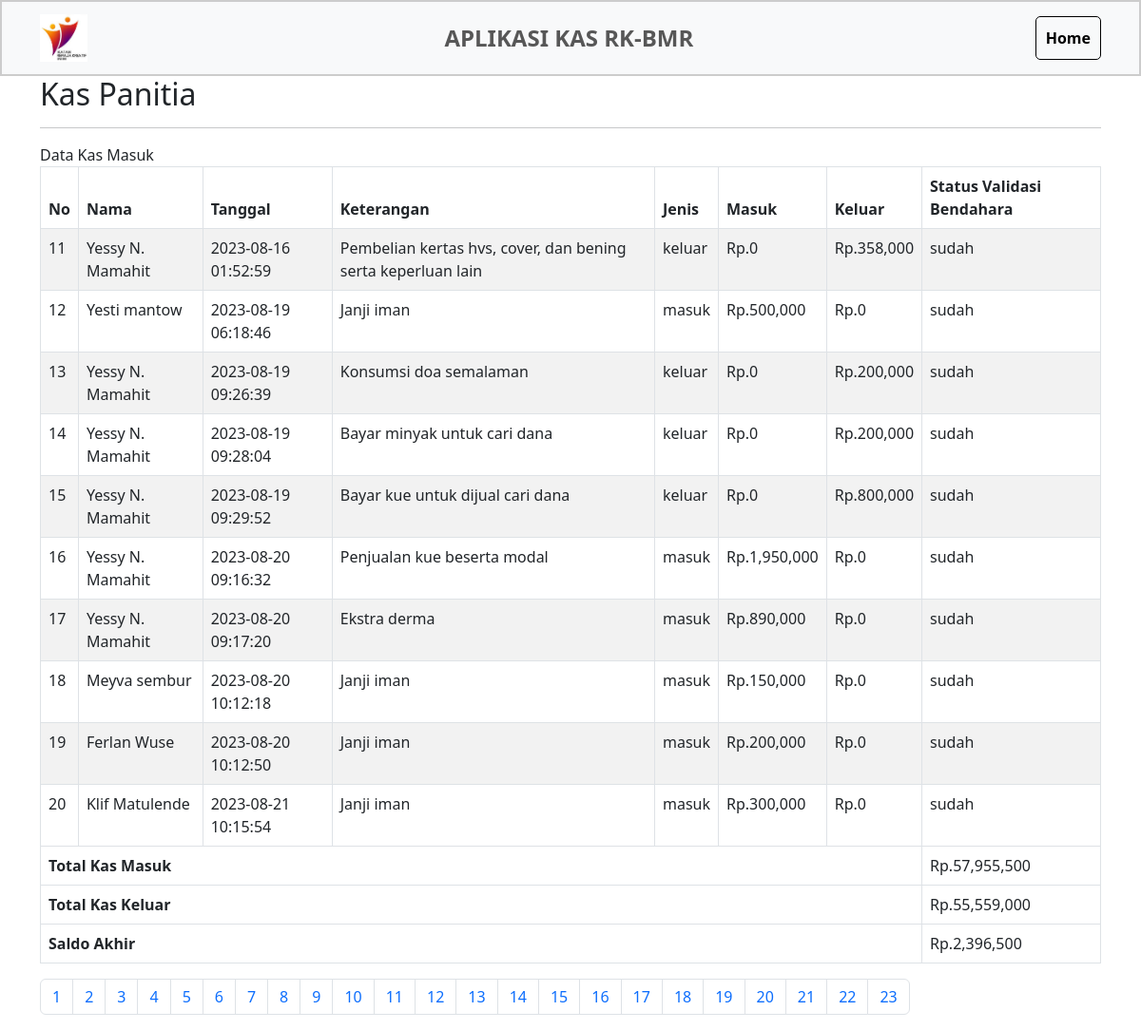
Page /user/rekap.php?page=2 (signed in) on the committed database.
### tables this page shows
CREATE TABLE `rekap` (
  `id` int(11) NOT NULL,
  `nama` varchar(100) NOT NULL,
  `keterangan` varchar(225) NOT NULL,
  `jenis` varchar(10) NOT NULL,
  `ket` varchar(10) NOT NULL,
  `tanggal` datetime NOT NULL DEFAULT current_timestamp(),
  `masuk` varchar(64) NOT NULL,
  `keluar` varchar(64) NOT NULL
);

### user/rekap.php (the view, shortened to what this page needs)
<!DOCTYPE html>
<html lang="id">
<head>
    <link href="https://cdn.jsdelivr.net/npm/bootstrap@5.3.0/dist/css/bootstrap.min.css" rel="stylesheet">
</head>
<body>
    <nav class="navbar navbar-expand-lg navbar-light bg-light">
        <div class="container">
            <a class="navbar-brand" href="#">
                <img src="../public/download.jpeg" alt="Logo" class="navbar-logo">
            </a>
            <div class="navbar-text">
                APLIKASI KAS RK-BMR
            </div>
            <a href="index.php" class="btn-back">Home</a>
        </div>
    </nav>
    <div class="container">
        <?php
        include "../funtion/koneksi.php";
        $limit = 10;
        $page = isset($_GET['page']) ? $_GET['page'] : 1;
        $start = ($page - 1) * $limit;
        $tampilKas = $conn->query("SELECT * FROM rekap LIMIT $start, $limit") or die(mysqli_error($conn));
        ?>
        <h2>Kas Panitia</h2>
        <hr>
        <div class="panel panel-danger">
            <div class="panel-heading">
                Data Kas Masuk
            </div>
            <div class="panel-body">
                <div class="table-responsive">
                    <table class="table table-striped table-bordered table-hover" id="dataTables-example">
                        <thead>
                            <tr>
                                <th>No</th>
                                <th>Nama</th>
                                <th>Tanggal</th>
                                <th>Keterangan</th>
                                <th>Jenis</th>
                                <th>Masuk</th>
                                <th>Keluar</th>
                                <th>Status Validasi Bendahara</th>
                            </tr>
                        </thead>
                        <tbody>
                            <?php
                            $no = $start + 1;
                            while ($data = $tampilKas->fetch_assoc()) : ?>
                                <tr>
                                    <td><?= $no++; ?></td>
                                    <td><?= $data['nama']; ?></td>
                                    <td><?= $data['tanggal']; ?></td>
                                    <td><?= $data['keterangan']; ?></td>
                                    <td><?= $data['jenis']; ?></td>
                                    <td>Rp.<?= number_format($data['masuk']); ?></td>
                                    <td>Rp.<?= number_format($data['keluar']); ?></td>
                                    <td><?= $data['ket']; ?></td>
                                </tr>
                            <?php endwhile; ?>
                        </tbody>
                        <tfoot>
                            <?php
                            $sql = "SELECT SUM(masuk) AS total_masuk, SUM(keluar) AS total_keluar FROM rekap WHERE ket = 'sudah'";
                            $result = $conn->query($sql);
                            if ($result->num_rows > 0) {
                                $row = $result->fetch_assoc();
                                $totalMasuk = $row['total_masuk'];
                                $totalKeluar = $row['total_keluar'];
                                $saldoAkhir = $totalMasuk - $totalKeluar;
                            }
                            ?>
                            <tr>
                                <th colspan="7">Total Kas Masuk</th>
                                <td>Rp.<?= number_format($totalMasuk); ?></td>
                            </tr>
                            <tr>
                                <th colspan="7">Total Kas Keluar</th>
                                <td>Rp.<?= number_format($totalKeluar); ?></td>
                            </tr>
                            <tr>
                                <th colspan="7">Saldo Akhir</th>
                                <td>Rp.<?= number_format($saldoAkhir); ?></td>
                            </tr>
                        </tfoot>
                    </table>
                </div>
                <?php
                $total_records = mysqli_num_rows($conn->query("SELECT * FROM rekap"));
                $total_pages = ceil($total_records / $limit);
                echo "<ul class='pagination'>";
                for ($i = 1; $i <= $total_pages; $i++) {
                    echo "<li class='page-item'><a class='page-link' href='?page=" . $i . "'>" . $i . "</a></li>";
                }
                echo "</ul>";
                ?>
            </div>
        </div>
    </div>
</body>
</html>

### user/rekap.php (style rules this page uses)
.navbar { border: 2px solid #ccc; font-weight: bold; }
.navbar-brand { font-size: 24px; }
.navbar-text { text-align: center; flex: 1; font-size: 24px; }
.navbar-logo { width: 50px; height: 50px; }
.btn-back { border: 1px solid black; border-radius: 5px; text-decoration: none; padding: 10px; color: black; }

### rows in the picture
rekap: nama "Yessy N. Mamahit", tanggal "2023-08-16 01:52:59", keterangan "Pembelian kertas hvs, cover, dan bening serta keperluan lain", jenis "keluar", masuk "0", keluar "358,000", ket "sudah"
rekap: nama "Yesti mantow", tanggal "2023-08-19 06:18:46", keterangan "Janji iman", jenis "masuk", masuk "500,000", keluar "0", ket "sudah"
rekap: nama "Yessy N. Mamahit", tanggal "2023-08-19 09:26:39", keterangan "Konsumsi doa semalaman", jenis "keluar", masuk "0", keluar "200,000", ket "sudah"
rekap: nama "Yessy N. Mamahit", tanggal "2023-08-19 09:28:04", keterangan "Bayar minyak untuk cari dana", jenis "keluar", masuk "0", keluar "200,000", ket "sudah"
rekap: nama "Yessy N. Mamahit", tanggal "2023-08-19 09:29:52", keterangan "Bayar kue untuk dijual cari dana", jenis "keluar", masuk "0", keluar "800,000", ket "sudah"
rekap: nama "Yessy N. Mamahit", tanggal "2023-08-20 09:16:32", keterangan "Penjualan kue beserta modal", jenis "masuk", masuk "1,950,000", keluar "0", ket "sudah"
rekap: nama "Yessy N. Mamahit", tanggal "2023-08-20 09:17:20", keterangan "Ekstra derma", jenis "masuk", masuk "890,000", keluar "0", ket "sudah"
rekap: nama "Meyva sembur", tanggal "2023-08-20 10:12:18", keterangan "Janji iman", jenis "masuk", masuk "150,000", keluar "0", ket "sudah"
rekap: nama "Ferlan Wuse", tanggal "2023-08-20 10:12:50", keterangan "Janji iman", jenis "masuk", masuk "200,000", keluar "0", ket "sudah"
rekap: nama "Klif Matulende", tanggal "2023-08-21 10:15:54", keterangan "Janji iman", jenis "masuk", masuk "300,000", keluar "0", ket "sudah"

### other values in the picture
$totalMasuk "57,955,500"
$totalKeluar "55,559,000"
$saldoAkhir "2,396,500"
